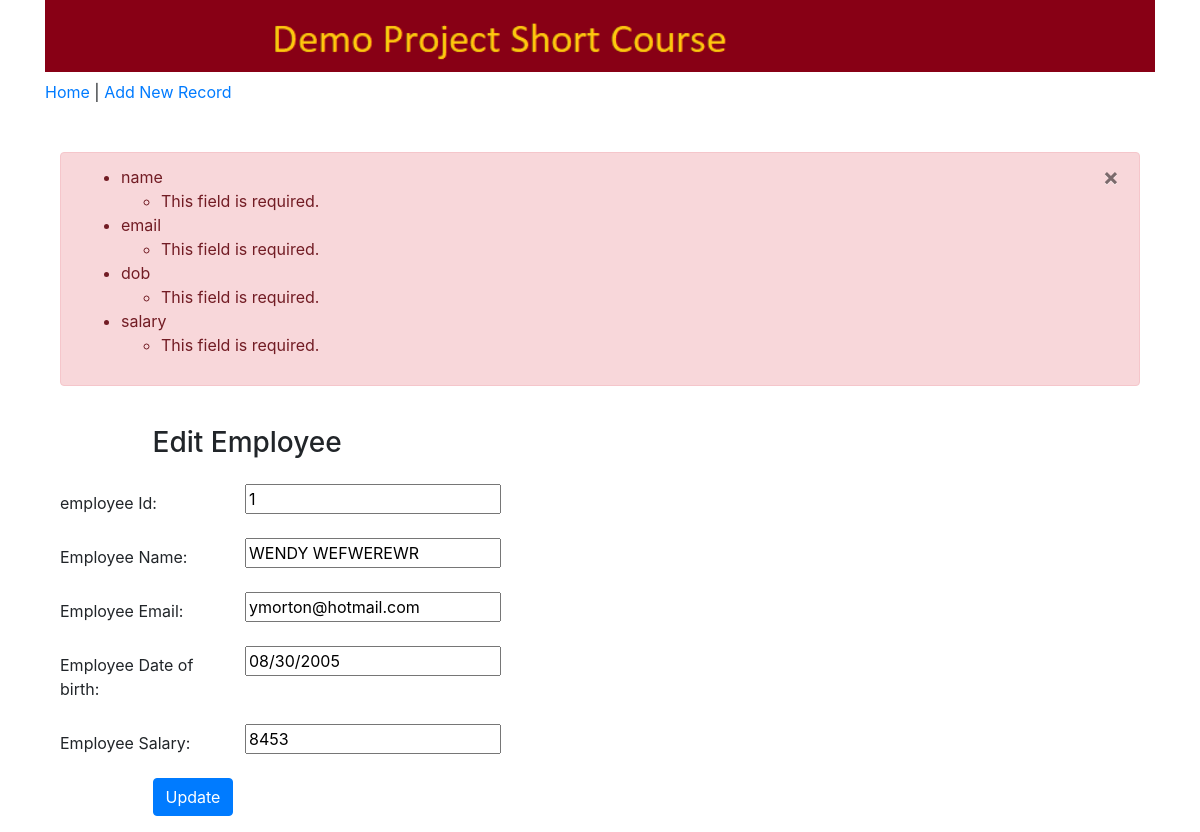
Screenshot of /update/1 with the database file from the repository.
### less4App/models.py (models this page shows, shortened)
class Employee(models.Model):
    id = models.AutoField(primary_key=True)
    name = models.CharField("Employee Name", max_length=100)
    email = models.EmailField("Email Address", max_length=100)
    dob = models.DateTimeField("Date of Birth",help_text="Format: yyyy/mm/dd")
    salary = models.FloatField("Monthly Salary")
    class Meta:
        db_table = "employees"

### less4App/views.py (the view)
# urls.py: path('update/<int:id>', views.update),
def update(request,id):
    employee = Employee.objects.get(id=id)
    form = EmployeeForm(request.POST,request.FILES,instance=employee)
    if form.is_valid():
        try:
            form.save()
            messages.error(request,'Update successfully ')
            return redirect('/')
        except Exception as e:
                print("type error: " + str(e))
    else:
        messages.error(request,form.errors)
    return render(request, 'edit.html', {'employee': employee,'form':form})

### less4App/forms.py
class EmployeeForm(forms.ModelForm):
    class Meta:
        model = Employee
        fields = "__all__"
        widgets = {
                'dob' : forms.DateInput(attrs={'class': 'datepicker1 form-control'}),
                'name': forms.TextInput(attrs={'class': 'form-control'}),
                'email': forms.TextInput(attrs={'class': 'form-control','placeholder': 'Email Address'}),
                'salary': forms.TextInput(attrs={'class': 'form-control'}),
    	}
        dob = forms.DateField(
            widget=forms.DateInput(format='%Y/%m/%d'),input_formats=('%Y/%m/%d', )
        )

### less4App/templates/edit.html (shortened to what this page needs)
{% extends 'base.html' %}
{% block content %}
    <form method="POST" class="post-form" action="/update/{{employee.id}}" enctype="multipart/form-data">
        <div class="container">
        {% for message in messages %}
            <div class="alert alert-danger">
                <a class="close" href="#" data-dismiss="alert">×</a>
                {{ message }}
            </div>
        {% endfor %}
        <br>
        <div class="form-group row">
        <label class="col-sm-1 col-form-label"></label>
        <div class="col-sm-4">
        <h3>Edit Employee</h3>
        </div>
      </div>
      <div class="form-group row">
        <label class="col-sm-2 col-form-label">employee Id:</label>
        <div class="col-sm-4">
            <input type="text" name="id" id="id_id" required maxlength="20" value="{{ employee.id }}"/>
        </div>
      </div>
      <div class="form-group row">
        <label class="col-sm-2 col-form-label">Employee Name:</label>
        <div class="col-sm-4">
          <input type="text" name="name" id="id_name" required maxlength="20" value="{{ employee.name | upper }}"/>
        </div>
      </div>
        <div class="form-group row">
        <label class="col-sm-2 col-form-label">Employee Email:</label>
        <div class="col-sm-4">
          <input type="text" name="email" id="id_email" required maxlength="20" value="{{ employee.email }}"/>
        </div>
      </div>
        <div class="form-group row">
        <label class="col-sm-2 col-form-label">Employee Date of birth:</label>
        <div class="col-sm-4">
          <input type="text" name="dob" id="id_dob" required maxlength="20" value="{{ employee.dob | date:"m/d/Y"  }}"/>
        </div>
      </div>
      <div class="form-group row">
    <label class="col-sm-2 col-form-label">Employee Salary:</label>
    <div class="col-sm-4">
      <input type="text" name="salary" id="id_salary" required maxlength="20" value="{{ employee.salary |floatformat:"-3"}}"/>
    </div>
  </div>
        <div class="form-group row">
        <label class="col-sm-1 col-form-label"></label>
        <div class="col-sm-4">
        <button type="submit" class="btn btn-primary">Update</button>
        </div>
      </div>
        </div>
    </form>
{% endblock %}

### rows the page displays
Employee: id "1", name "WENDY WEFWEREWR", email "ymorton@hotmail.com", dob "08/30/2005", salary "8453"

### other values shown
{{ message }} "name This field is required. email This field is required. dob This field is required. salary This field is required."
